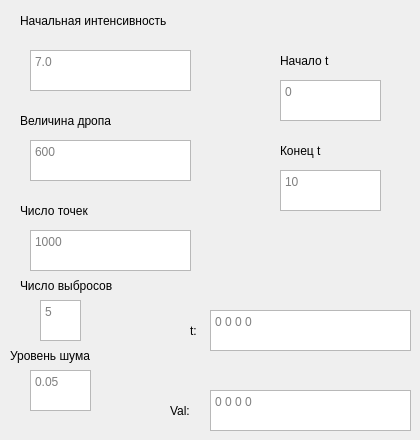
    <widget class="QWidget" name="page_bl">
     <widget class="QTextEdit" name="base_i">
      <property name="geometry">
       <rect>
        <x>30</x>
        <y>50</y>
        <width>161</width>
        <height>41</height>
       </rect>
      </property>
      <property name="placeholderText">
       <string>7.0</string>
      </property>
     </widget>
     <widget class="QLabel" name="label_15">
      <property name="geometry">
       <rect>
        <x>20</x>
        <y>0</y>
        <width>311</width>
        <height>41</height>
       </rect>
      </property>
      <property name="text">
       <string>Начальная интенсивность</string>
      </property>
     </widget>
     <widget class="QLabel" name="label_17">
      <property name="geometry">
       <rect>
        <x>20</x>
        <y>190</y>
        <width>181</width>
        <height>41</height>
       </rect>
      </property>
      <property name="text">
       <string>Число точек</string>
      </property>
     </widget>
     <widget class="QTextEdit" name="n_points_bl">
      <property name="geometry">
       <rect>
        <x>30</x>
        <y>230</y>
        <width>161</width>
        <height>41</height>
       </rect>
      </property>
      <property name="placeholderText">
       <string>1000</string>
      </property>
     </widget>
     <widget class="QTextEdit" name="drop_val">
      <property name="geometry">
       <rect>
        <x>30</x>
        <y>140</y>
        <width>161</width>
        <height>41</height>
       </rect>
      </property>
      <property name="placeholderText">
       <string>600</string>
      </property>
     </widget>
     <widget class="QLabel" name="label_16">
      <property name="geometry">
       <rect>
        <x>20</x>
        <y>100</y>
        <width>311</width>
        <height>41</height>
       </rect>
      </property>
      <property name="text">
       <string>Величина дропа</string>
      </property>
     </widget>
     <widget class="QTextEdit" name="n_out_bl">
      <property name="geometry">
       <rect>
        <x>40</x>
        <y>300</y>
        <width>41</width>
        <height>41</height>
       </rect>
      </property>
      <property name="placeholderText">
       <string>5</string>
      </property>
     </widget>
     <widget class="QLabel" name="label_39">
      <property name="geometry">
       <rect>
        <x>20</x>
        <y>270</y>
        <width>181</width>
        <height>31</height>
       </rect>
      </property>
      <property name="text">
       <string>Число выбросов</string>
      </property>
     </widget>
     <widget class="QTextEdit" name="noiselvl_bl">
      <property name="geometry">
       <rect>
        <x>30</x>
        <y>370</y>
        <width>61</width>
        <height>41</height>
       </rect>
      </property>
      <property name="placeholderText">
       <string>0.05</string>
      </property>
     </widget>
     <widget class="QLabel" name="label_40">
      <property name="geometry">
       <rect>
        <x>10</x>
        <y>340</y>
        <width>181</width>
        <height>31</height>
       </rect>
      </property>
      <property name="text">
       <string>Уровень шума</string>
      </property>
     </widget>
     <widget class="QTextEdit" name="T_min_bl">
      <property name="geometry">
       <rect>
        <x>280</x>
        <y>80</y>
        <width>101</width>
        <height>41</height>
       </rect>
      </property>
      <property name="placeholderText">
       <string>0</string>
      </property>
     </widget>
     <widget class="QLabel" name="label_41">
      <property name="geometry">
       <rect>
        <x>280</x>
        <y>40</y>
        <width>111</width>
        <height>41</height>
       </rect>
      </property>
      <property name="text">
       <string>Начало t</string>
      </property>
     </widget>
     <widget class="QTextEdit" name="T_max_bl">
      <property name="geometry">
       <rect>
        <x>280</x>
        <y>170</y>
        <width>101</width>
        <height>41</height>
       </rect>
      </property>
      <property name="placeholderText">
       <string>10</string>
      </property>
     </widget>
     <widget class="QLabel" name="label_42">
      <property name="geometry">
       <rect>
        <x>280</x>
        <y>130</y>
        <width>101</width>
        <height>41</height>
       </rect>
      </property>
      <property name="text">
       <string>Конец t</string>
      </property>
     </widget>
     <widget class="QTextEdit" name="T_interval_bl">
      <property name="geometry">
       <rect>
        <x>210</x>
        <y>310</y>
        <width>201</width>
        <height>41</height>
       </rect>
      </property>
      <property name="placeholderText">
       <string>0 0 0 0</string>
      </property>
     </widget>
     <widget class="QTextEdit" name="Val_interval_bl">
      <property name="geometry">
       <rect>
        <x>210</x>
        <y>390</y>
        <width>201</width>
        <height>41</height>
       </rect>
      </property>
      <property name="placeholderText">
       <string>0 0 0 0</string>
      </property>
     </widget>
     <widget class="QLabel" name="t_label_bl">
      <property name="geometry">
       <rect>
        <x>190</x>
        <y>310</y>
        <width>21</width>
        <height>41</height>
       </rect>
      </property>
      <property name="text">
       <string>t:</string>
      </property>
     </widget>
     <widget class="QLabel" name="val_label_bl">
      <property name="geometry">
       <rect>
        <x>170</x>
        <y>390</y>
        <width>41</width>
        <height>41</height>
       </rect>
      </property>
      <property name="text">
       <string>Val:</string>
      </property>
     </widget>
    </widget>
